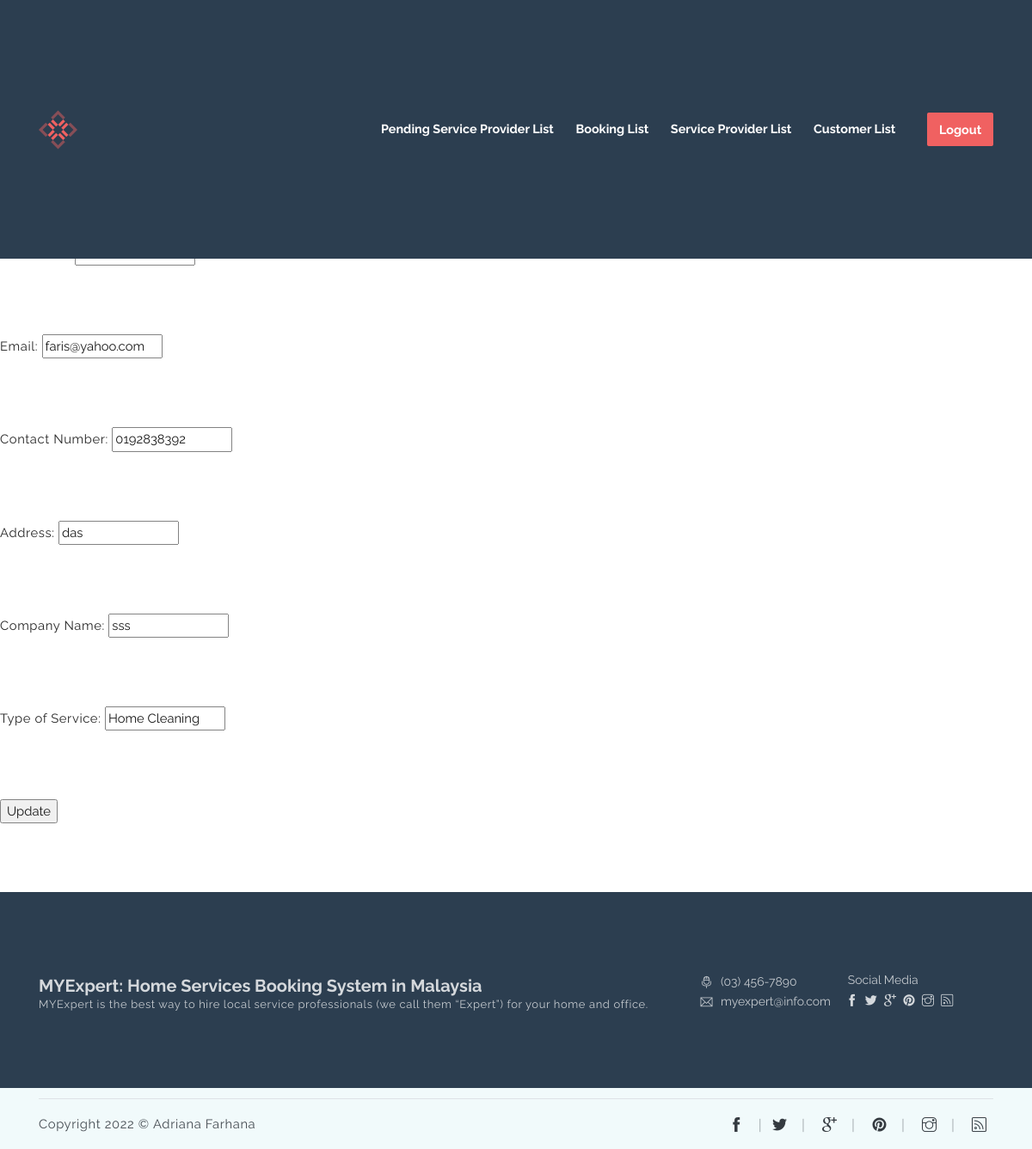
Screenshot of /edit_sp_list.php?id=13 with the database file from the repository.
### tables this page shows
CREATE TABLE `sp_members` (
  `sp_id` int(6) NOT NULL,
  `f_name` varchar(255) NOT NULL,
  `l_name` varchar(255) NOT NULL,
  `username` varchar(255) NOT NULL,
  `password` varchar(255) NOT NULL,
  `ic_num` varchar(255) NOT NULL,
  `email` varchar(255) NOT NULL,
  `mobilehp` varchar(255) NOT NULL,
  `address` varchar(255) NOT NULL,
  `c_name` varchar(255) NOT NULL,
  `service` varchar(255) NOT NULL,
  `w_exp` varchar(255) NOT NULL,
  `status` varchar(255) NOT NULL,
  `prof_image` varchar(100) NOT NULL,
  `city` varchar(250) NOT NULL
);

### edit_sp_list.php (the view, shortened to what this page needs)
<?php
echo '<h1>Edit Service Provider Details</h1>';
if ( (isset($_GET['id'])) && (is_numeric($_GET['id'])) ) {
	$id = $_GET['id'];
} elseif ( (isset($_POST['id'])) && (is_numeric($_POST['id'])) ) {
	$id = $_POST['id'];
} else {
	echo '<p class="error">This page has been accessed in error.</p>';
	include ('footer.html');
	exit();
}
require ('../mysqli_connect.php');
$q = "SELECT f_name, l_name, email, mobilehp, address, c_name, service FROM sp_members WHERE sp_id=$id";
$r = @mysqli_query ($dbc, $q);
if (mysqli_num_rows($r) == 1) {
	$row = mysqli_fetch_array ($r, MYSQLI_NUM);
	echo '<form action="edit_sp_list.php" method="post">
	<p>First Name: <input type="text" name="f_name" size="15" maxlength="20" value="' . $row[0] . '" /></p>
	<p>Last Name: <input type="text" name="l_name" size="15" maxlength="40" value="' . $row[1] . '" /></p>
	<p>Email: <input type="text" name="email" size="15" maxlength="60" value="' . $row[2] . '" /></p>
	<p>Contact Number: <input type="text" name="mobilehp" size="15" maxlength="60" value="' . $row[3] . '" /></p>
	<p>Address: <input type="text" name="address" size="15" maxlength="60" value="' . $row[4] . '" /></p>
	<p>Company Name: <input type="text" name="c_name" size="15" maxlength="60" value="' . $row[5] . '" /></p>
	<p>Type of Service: <input type="text" name="service" size="15" maxlength="60" value="' . $row[6] . '" /></p>
	<p><input type="submit" name="submit" value="Update" /></p>
	<input type="hidden" name="id" value="' . $id . '" />
	</form>';
} else {
	echo '<p class="error">This page has been accessed in error.</p>';
}
?>

### rows the page displays
sp_members: email "faris@yahoo.com", mobilehp "0192838392", address "das", c_name "sss", service "Home Cleaning"
